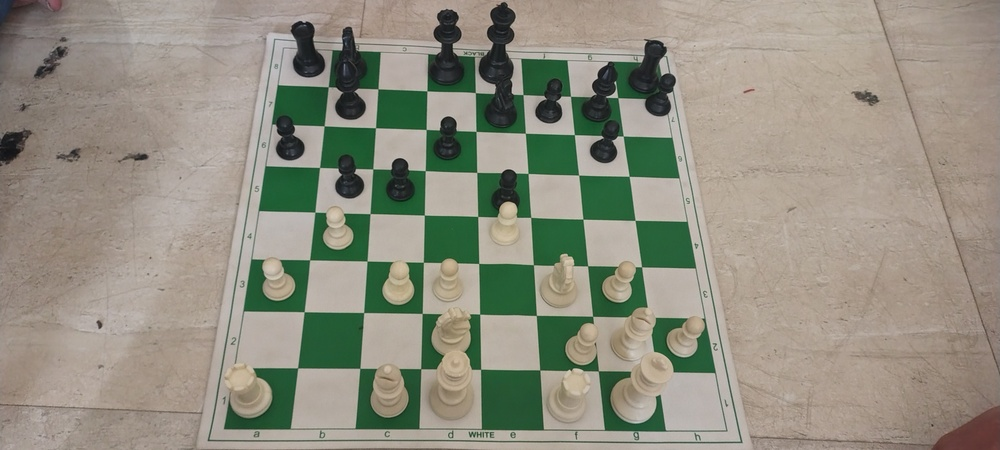
#> input picture CV/img/IMG_20250602_143023573_HDR.jpg, 1000 x 450 px, shrunk from 4096 x 1842 before the run
$ python -i creating_warped_image_with_claude.py   (imports and definitions only)
#> lines starting #> are read from the running program, lines starting #| are printed output that depends on the picture; after the words box and inside, x2 and y2 are one past the last pixel; in counts of white or black regions, pixels touching at a corner belong together
#> further down, picture is the input picture: shape (450, 1000, 3); mean B, G, R 128.6, 143.1, 145.2
import cv2
import numpy as np

def detect_red_corners(image):
    hsv = cv2.cvtColor(image, cv2.COLOR_BGR2HSV)
#> hsv: shape (450, 1000, 3); mean H, S, V 26.1, 50.4, 152.5

    # Define red color range (2 ranges for red hue wraparound)
    lower_red1 = np.array([0, 100, 50])
    upper_red1 = np.array([12, 255, 255])

    lower_red2 = np.array([168, 100, 50])
    upper_red2 = np.array([180, 255, 255])

    mask1 = cv2.inRange(hsv, lower_red1, upper_red1)
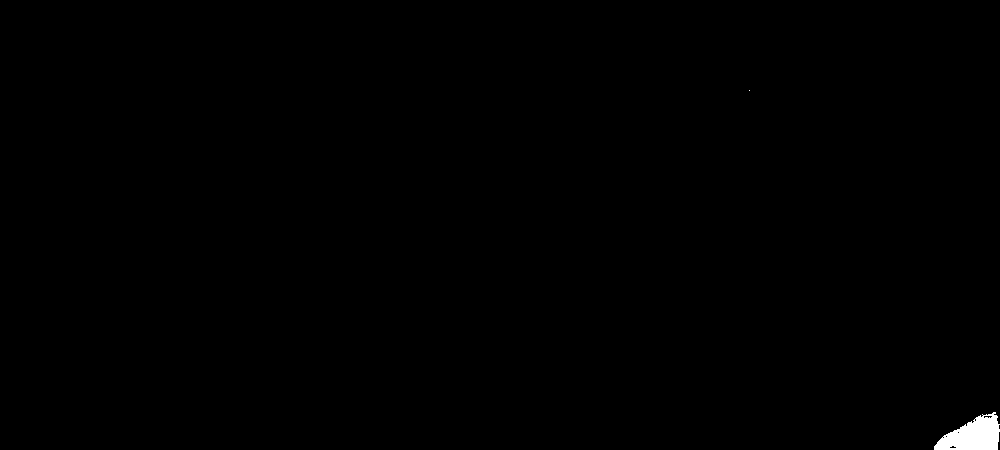
#> mask1: shape (450, 1000); 0.35% white; 2 white regions (1 under 20 px), largest, box (x1, y1, x2, y2) and area: (934, 412, 1000, 450) 1582
    mask2 = cv2.inRange(hsv, lower_red2, upper_red2)
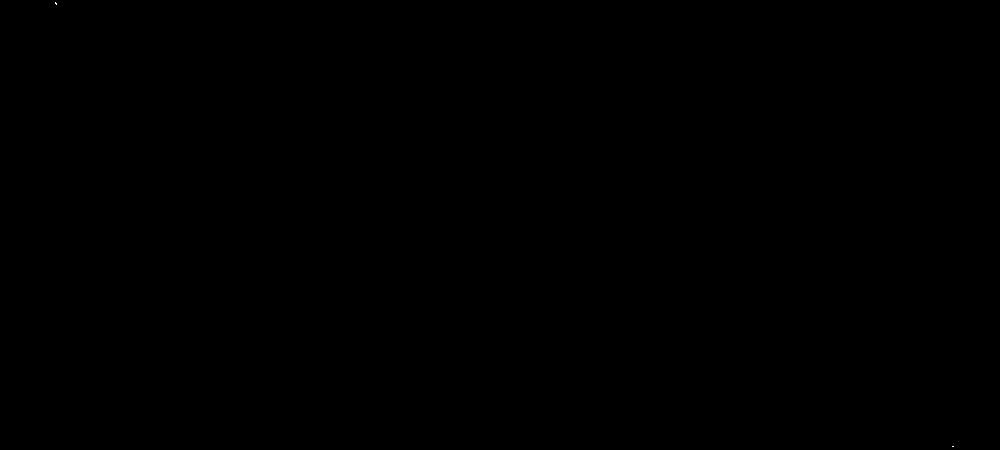
#> mask2: shape (450, 1000); 0% white in thin lines or dots, all inside (x1, y1, x2, y2) = (55, 2, 954, 447)
    red_mask = cv2.bitwise_or(mask1, mask2)
#> red_mask: shape (450, 1000); 0.35% white; 3 white regions (2 under 20 px)

    # Find contours in red mask
    contours, _ = cv2.findContours(red_mask, cv2.RETR_EXTERNAL, cv2.CHAIN_APPROX_SIMPLE)
#> contours = 3 contours, 2 with area under 20; largest, box (x1, y1, x2, y2) and area: (934, 412, 1000, 450) 1516

    # Filter by area and sort largest first
    filtered = [cnt for cnt in contours if cv2.contourArea(cnt) > 25]  # adjust 50 if needed
#> filtered = 1 contour; box (x1, y1, x2, y2) and area: (934, 412, 1000, 450) 1516
    filtered = sorted(filtered, key=cv2.contourArea, reverse=True)[:4]

    if len(filtered) != 4:
#> (the run stopped early here; a loop or call above may not have finished)

$ run again, on CV/img/IMG_20250602_143036170_HDR.jpg
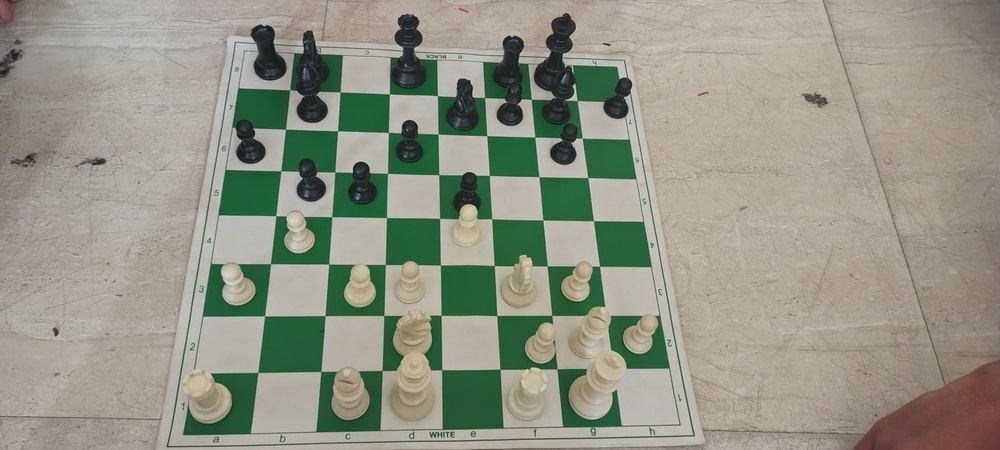
#> input picture CV/img/IMG_20250602_143036170_HDR.jpg, 1000 x 450 px, shrunk from 4096 x 1842 before the run
#> picture is the input picture: shape (450, 1000, 3); mean B, G, R 132.8, 148.2, 147.2
#> hsv: shape (450, 1000, 3); mean H, S, V 29.3, 48.8, 155.3
#> in detect_red_corners, `mask1 = cv2.inRange(hsv, lower_red1, upper_red1)`:
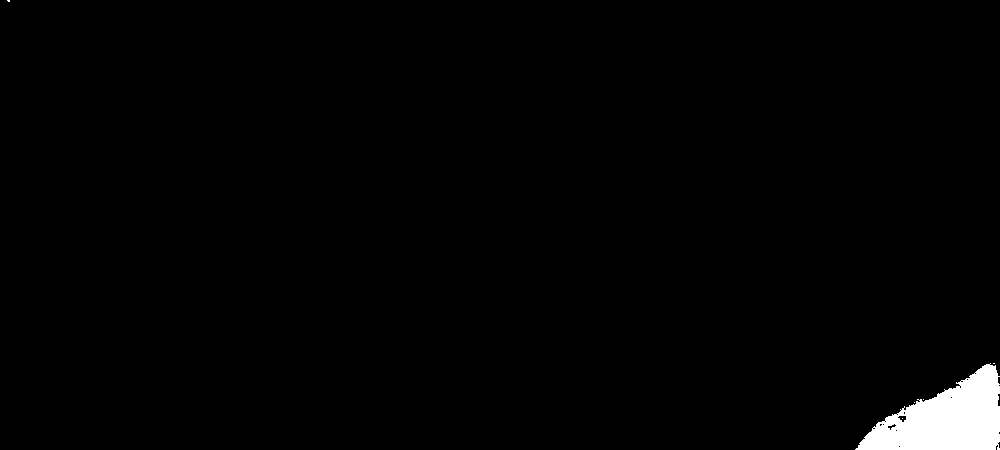
#> mask1: shape (450, 1000); 1.6% white; 6 white regions (5 under 20 px), largest, box (x1, y1, x2, y2) and area: (855, 363, 1000, 450) 7231
#> mask2: shape (450, 1000); 0% white in thin lines or dots
#> red_mask: shape (450, 1000); 1.6% white; 8 white regions (7 under 20 px)
#> contours = 7 contours, 6 with area under 20; largest, box (x1, y1, x2, y2) and area: (855, 363, 1000, 450) 7092
#> filtered = 1 contour; box (x1, y1, x2, y2) and area: (855, 363, 1000, 450) 7092
